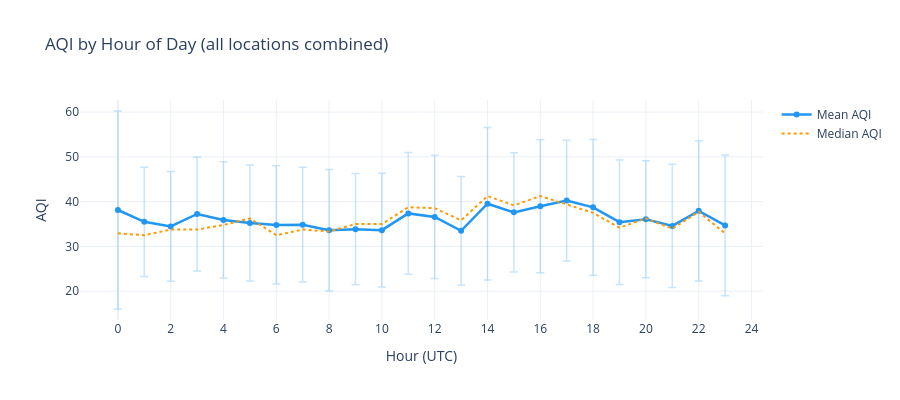

This figure's notebook cell:
### Markdown cell above
## 6. Hourly & Day-of-Week Patterns

### Code cell
hourly = wide.groupby("hour")["aqi"].agg(["mean", "median", "std"]).reset_index()

fig = go.Figure()
fig.add_trace(go.Scatter(
    x=hourly["hour"], y=hourly["mean"],
    mode="lines+markers",
    name="Mean AQI",
    line=dict(color="#2196F3", width=2.5),
    error_y=dict(type="data", array=hourly["std"], visible=True,
                 color="rgba(33,150,243,0.25)", thickness=1.5),
))
fig.add_trace(go.Scatter(
    x=hourly["hour"], y=hourly["median"],
    mode="lines",
    name="Median AQI",
    line=dict(color="#FF9800", width=2, dash="dot"),
))
fig.update_layout(
    title="AQI by Hour of Day (all locations combined)",
    xaxis_title="Hour (UTC)",
    yaxis_title="AQI",
    template="plotly_white",
    height=400,
    xaxis=dict(tickmode="linear", tick0=0, dtick=2),
)
fig.show()

### Figure 1 — Plotly figure (JSON) as saved in the notebook; plotly's stock layout.template omitted (floating-point values rounded to 4 significant figures)
{"data": [{"error_y": {"array": [22.11, 12.21, 12.28, 12.74, 13.0, 12.95, 13.21, 12.82, 13.57, 12.41, 12.69, 13.61, 13.77, 12.14, 17.01, 13.29, 14.84, 13.47, 15.18, 13.91, 13.05, 13.77, 15.66, 15.72], "color": "rgba(33,150,243,0.25)", "thickness": 1.5, "type": "data", "visible": true}, "line": {"color": "#2196F3", "width": 2.5}, "mode": "lines+markers", "name": "Mean AQI", "type": "scatter", "x": [0, 1, 2, 3, 4, 5, 6, 7, 8, 9, 10, 11, 12, 13, 14, 15, 16, 17, 18, 19, 20, 21, 22, 23], "y": [38.13, 35.5, 34.47, 37.25, 35.91, 35.21, 34.79, 34.86, 33.61, 33.86, 33.64, 37.37, 36.57, 33.48, 39.53, 37.6, 38.97, 40.24, 38.73, 35.41, 36.05, 34.58, 37.94, 34.68]}, {"line": {"color": "#FF9800", "dash": "dot", "width": 2}, "mode": "lines", "name": "Median AQI", "type": "scatter", "x": [0, 1, 2, 3, 4, 5, 6, 7, 8, 9, 10, 11, 12, 13, 14, 15, 16, 17, 18, 19, 20, 21, 22, 23], "y": [32.92, 32.5, 33.75, 33.75, 34.79, 36.25, 32.5, 33.75, 33.33, 35.0, 35.0, 38.75, 38.54, 35.83, 41.25, 39.17, 41.25, 39.38, 37.5, 34.17, 36.25, 33.96, 37.71, 32.92]}], "layout": {"height": 400, "title": {"text": "AQI by Hour of Day (all locations combined)"}, "xaxis": {"dtick": 2, "tick0": 0, "tickmode": "linear", "title": {"text": "Hour (UTC)"}}, "yaxis": {"title": {"text": "AQI"}}}}
